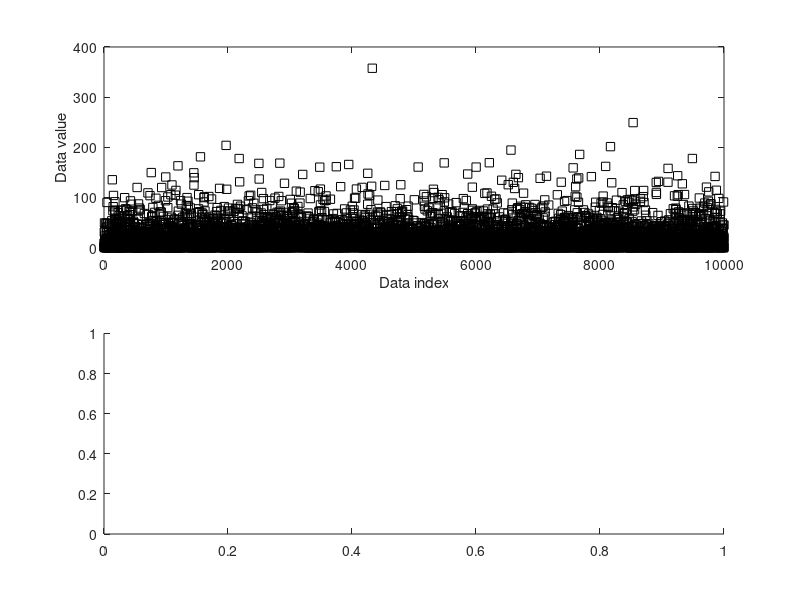

Recreate this plot in MATLAB. (Note: this script raises an error after producing the figure.)
% Bootstrapping confidence intervals
%% Simulate Data
popN = 1e7;

% Data 
population = (4*randn(popN,1)).^2;

% We can calculate the exact population mean
popMean = mean(population);

% Let's see it
figure(1)
subplot(211)

% Only plot every 1000th sample
plot(population(1:1000:end),'ks')
xlabel('Data index'), ylabel('Data value')

subplot(212)
histogram(population,'BinMethod','fd')
ylabel('Count'), xlabel('Data value')

%% Draw a Random Sample
% Parameters
samplesize = 40;
confidence = 95; % in percent

% Compute sample mean
randSamples = randi(popN,samplesize,1);
sampledata  = population(randSamples);
samplemean  = mean(sampledata);
samplestd   = std(population(randSamples)); % used later for analytic solution

%%% Bootstrapping
numBoots  = 1000;
bootmeans = zeros(numBoots,1);

% Resample with replacement
for booti=1:numBoots
    bootmeans(booti) = mean( randsample(sampledata,samplesize,true) );
end

% Find confidence intervals
confint(1) = prctile(bootmeans,(100-confidence)/2);
confint(2) = prctile(bootmeans,100-(100-confidence)/2);

%% Graph the Outcomes
figure(2), hold on

% Start with a histogram of the resampled means
[y,x] = histcounts(bootmeans,40);
y=y./max(y);
x = (x(1:end-1)+x(2:end))/2;
bar(x,y)

patch(confint([1 1 2 2]),[0 1 1 0],'g','facealpha',.5,'edgecolor','none')
plot([1 1]*popMean,[0 1.5],'k:','linew',2)
plot([1 1]*samplemean,[0 1],'r--','linew',3)
set(gca,'xlim',[popMean-30 popMean+30],'ytick',[])
xlabel('Data values')
legend({'Empirical distribution';[ num2str(confidence) '% CI region' ];'True mean';'Sample mean'},'box','off')

%% Compare Against the Analytic Confidence Interval
% Compute confidence intervals
citmp = (1-confidence/100)/2;
confint2 = samplemean + tinv([citmp 1-citmp],samplesize-1) * samplestd/sqrt(samplesize);

fprintf('\n Empirical: %g - %g',round(confint,2))
fprintf('\n Analytic:  %g - %g\n',round(confint2,2))

%% end.